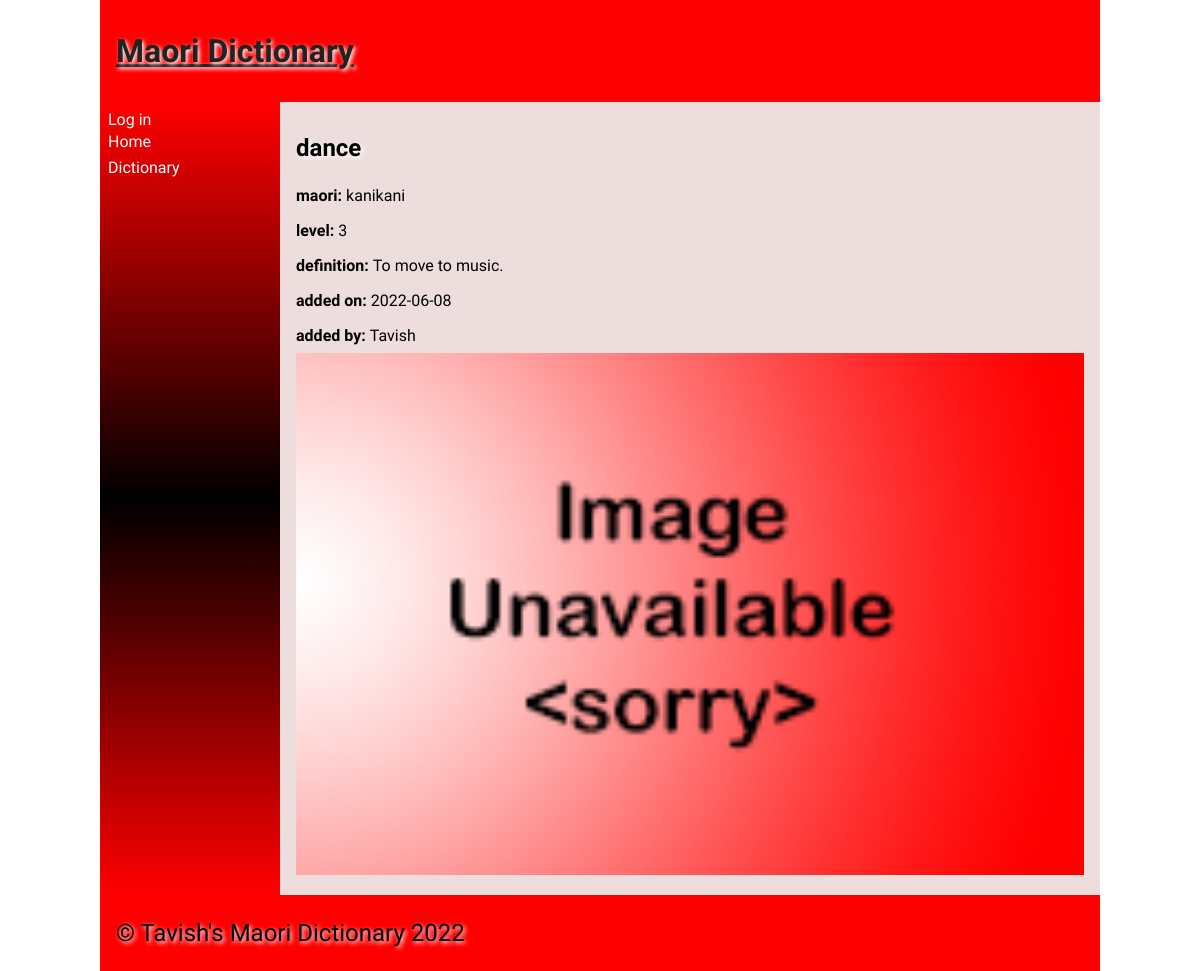
Page /words/dance on the committed database.
### tables this page shows
CREATE TABLE "words"
(
    id         integer
        constraint words_pk
            primary key autoincrement,
    english    varchar(30),
    maori      varchar(30),
    definition varchar(200),
    level      integer(2),
    image      varchar(15),
    added_by   varchar(30),
    userid     integer
        references users,
    timestamp  DATETIME
);

CREATE TABLE users
(
    id       integer
        constraint users_pk
            primary key autoincrement,
    fname    VARCHAR(30),
    lname    VARCHAR(30),
    email    VARCHAR(80),
    password CHAR(60)
);

### app.py (the view)
@app.route('/words/<xword>') #detailed display of words once clicking on the intial display
def render_word_page(xword): #xword is the word that is being clicked on
    if is_logged_in(): #only needs userid if logged in which allows people who aren't logged in to also view the dictionary
        userid = session['userid']
    con = create_connection(DB_NAME)
    cur = con.cursor()
    cur.execute ("SELECT english, maori, level, definition, added_by, image, timestamp, id, userid FROM words WHERE english=?", (xword, )) #executes query and passes the word being clicked on
    word_data = cur.fetchall()
    print(word_data)
    cur.execute("SELECT fname FROM users WHERE id=?", (word_data[0][8],))
    user_data = cur.fetchall()
    con.commit()
    con.close()
    print(user_data)
    return render_template('words.html', logged_in = is_logged_in(), words=word_data, users=user_data)

### app.py (called while the page is built)
def is_logged_in():
    if session.get('email') is None: #if email not entered, then user isn't logged in
        print('Not logged in')
        return False
    else:
        print('Logged in') #if email is entered then user is logged in
        return True

def create_connection(db_file):
   try:
       connection = sqlite3.connect(db_file)
       connection.execute('pragma foreign_keys=ON')
       return connection
   except Error as e:
       print(e)
   return None

### templates/words.html (shortened to what this page needs)
{% extends "base.html" %}
{%block heading%}<a  href = "/"><strong> Maori Dictionary</strong></a> {% endblock %}
{% block main %}
<div id="words">
{% for words in words %}
        <div class = "product-box">
            <h2>  {{ words[0] }}</h2>
            <p> <strong> maori: </strong> {{ words[1] }}</p>
            <p> <strong> level: </strong> {{ words[2] }}</p>
            <p> <strong> definition: </strong> {{ words[3] }}</p>
            <p> <strong> added on: </strong> {{ words[6] }}</p>
            <p> <strong> added by: </strong> {{ users[0][0] }}</p>
            <img src= "/static/images/{{words[5] }}">
        </div>
        {% endfor %}
</div>
{% endblock %}

### static/css/style.css (style rules this page uses)
* { font-family: Comfortaa, sans-serif; margin: 0; padding: 0; box-sizing: border-box; }
h1, h2, h3, h4 { padding: 1rem 0; font-family: 'Suez One', serif; color: #000; text-shadow: 2px 2px 4px #fff; }
p { padding: 0.5rem 0; }
a { color: #222; }
img { width: 100%; }

### rows in the picture
words: english "dance", maori "kanikani", level "3", definition "To move to music.", timestamp "2022-06-08", image (placeholder picture)
users: fname "Tavish"
